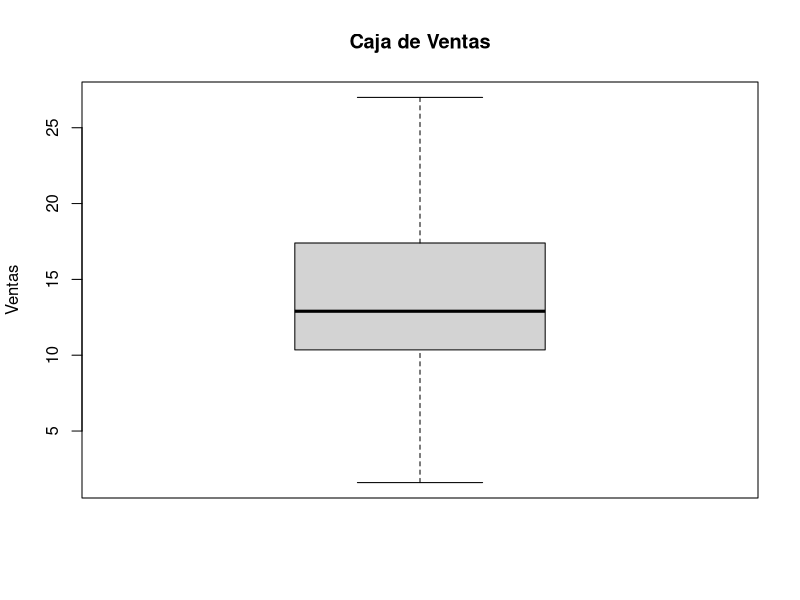

Generate this figure with R: (Note: this script raises an error after producing the figure.)
# Proyecto Final.
# Estudiantes:
# Miguel Colorado 14-10237
# Jose Barrera    15-10123
# Carlos Sivira   15-11377

####################################################################
#Cargando el archivo del proyecto
sales = read.table("datosproy.txt", header = TRUE)
####################################################################
#Pregunta 1

summary(sales)

# Ventas
ventas = sales$ventas
summary(ventas)
sd(ventas)
boxplot(ventas,main="Caja de Ventas",ylab="Ventas")

# Facebook
facebook = sales$facebook
summary(facebook)
sd(facebook)    
boxplot(facebook,main="Caja de Facebook",ylab="Facebook")

# Periodico
periodico = sales$periodico
summary(periodico)
sd(periodico)
boxplot(periodico,main="Caja de Periodico",ylab="Periodico")

# Instagram
instagram = sales$instagram
summary(instagram)
sd(instagram)
boxplot(instagram,main="Caja de Instagram",ylab="Instagram")

# Tv
tv = sales$tv
summary(tv)
sd(tv)
boxplot(tv,main="Caja de Tv",ylab="Tv")

# Ebay
ebay = sales$ebay
summary(ebay)
sd(ebay)
boxplot(ebay,main="Caja de Tv",ylab="Ebay")

# Region
Region = sales$Region
summary(Region)
sd(Region)
boxplot(Region,main="Caja de Region",ylab="Region")

#Desviaciones estandar
sd = c(sd(ventas), sd(facebook), sd(periodico), sd(instagram), sd(tv), sd(ebay), sd(Region));

#Coeficientes de variacion

# Histogramas
hist(ventas,main="Histograma de Ventas",ylab="Frecuencia",xlab="Ventas")
hist(facebook,main="Histograma de Facebook",ylab="Frecuencia",xlab="Facebook")
hist(Periodico,main="Histograma de Periodico",ylab="Frecuencia",xlab="Periodico")
hist(instagram,main="Histograma de Instagram",ylab="Frecuencia",xlab="Instagram")
hist(tv,main="Histograma de Tv",ylab="Frecuencia",xlab="Tv")
hist(ebay,main="Histograma de Ebay",ylab="Frecuencia",xlab="Ebay")
hist(Region,main="Histograma de Region",ylab="Frecuencia",xlab="Region")

# Matriz de Correlacion
variables_cuant = sales[1:7]
sales.cor = cor(variables_cuant)
corrplot(datos.cor)

####################################################################
#Pregunta 2

#Calculo del intervalo de confianza para la media de ventas en la region 1
sales_per_region = sales$ventas[sales$Region == 1]
t.test(sales_per_region, conf.level = 0.95)$conf.int

#Calculo del intervalo de confianza para la media de ventas en la region 2
sales_per_region = sales$ventas[sales$Region == 2]
t.test(sales_per_region, conf.level = 0.95)$conf.int

#Calculo del intervalo de confianza para la media de ventas en la region 3
sales_per_region = sales$ventas[sales$Region == 3]
t.test(sales_per_region, conf.level = 0.95)$conf.int

#Calculo del intervalo de confianza para la media de ventas en la region 4
sales_per_region = sales$ventas[sales$Region == 4]
t.test(sales_per_region, conf.level = 0.95)$conf.int

####################################################################
#Pregunta 3

#1era posible variable independiente: facebook
ml1 = lm(sales$ventas ~ sales$facebook)
plot(sales$facebook, sales$ventas, main = "Ventas en función de la publicidad en Facebook", xlab = "Publicidad en Facebook", ylab = "Ventas")
abline(ml1)
summary(ml1)
plot(ml1, main = "Modelo 2.1")

#2da posible variable independiente: periodico
ml2 = lm(sales$ventas ~ sales$periodico)
plot(sales$periodico, sales$ventas, main = "Ventas en función de la publicidad en Periodico", xlab = "Publicidad en Periodico", ylab = "Ventas")
abline(ml2)
summary(ml2)
plot(ml2, main = "Modelo 2.2")

#3era posible variable independiente: instagram
ml3 = lm(sales$ventas ~ sales$instagram)
plot(sales$instagram, sales$ventas, main = "Ventas en función de la publicidad en Instagram", xlab = "Publicidad en Instagram", ylab = "Ventas")
abline(ml3)
summary(ml3)
plot(ml3, main = "Modelo 2.3")

#4ta posible variable independiente: tv
ml4 = lm(sales$ventas ~ sales$tv)
plot(sales$tv, sales$ventas, main = "Ventas en función de la publicidad en TV", xlab = "Publicidad en Television", ylab = "Ventas")
abline(ml4)
summary(ml4)
plot(ml4, main = "Modelo 2.4")

#5ta posible variable independiente: ebay
ml5 = lm(sales$ventas ~ sales$ebay)
plot(sales$ebay, sales$ventas, main = "Ventas en función de la publicidad en Ebay", xlab = "Publicidad en Ebay", ylab = "Ventas")
abline(ml5)
summary(ml5)
plot(ml5, main = "Modelo 2.5")

#6ta posible variable independiente: region
ml6 = lm(sales$ventas ~ sales$Region)
plot(sales$Region, sales$ventas, main = "Ventas en función de la Region", xlab = "Publicidad en FB", ylab = "Ventas")
abline(ml6)
summary(ml6)
plot(ml6, main = "Modelo 2.6")
####################################################################
#Pregunta 4
mlm1 = lm(sales$ventas ~ sales$facebook + sales$periodico + sales$instagram + sales$tv + sales$ebay)
summary(mlm1)
#plot(mlm1, main = "Modelo multiple 1")

mlm2 = lm(sales$ventas ~ sales$facebook + sales$periodico + sales$instagram + sales$tv)
summary(mlm2)
#plot(mlm2, main = "Modelo multiple 2")

mlm3 = lm(sales$ventas ~ sales$facebook + sales$periodico + sales$instagram)
summary(mlm3)
#plot(mlm3, main = "Modelo multiple 3")

mlm4 = lm(sales$ventas ~ sales$facebook + sales$instagram)
summary(mlm4)
#plot(mlm4, main = "Modelo multiple 4")

####################################################################
#Pregunta 5

#Se obtienen las ventas de la primera region
sales_per_region = sales$ventas[sales$Region == 1]

#Se define la hipotesis nula como m0 igual a 150
m0 = 150
#La hipotesis alternativa sera que m0 es mayor a 150

#Se obtiene el tama?o de la muestra (grande 49>30)
n = length(sales_per_region)
#Se obtiene la media de la muestra
sample_mean = mean(sales_per_region)
#Se obtiene la media de la muestra
standard_deviation = sd(sales_per_region)

#Se calcula el estadistico Z por tratarse de una muestra grande
#z = ((sample_mean - m0) / (standard_deviation / sqrt(n)))

#Se obtiene el p-valor asociado a Z
#p_value = pnorm(Z, lower.tail=FALSE)
#p_value

#Se realiza el estudio de las las hipotesis propuestas
#t.test(sales_per_region, alternative = "upper", mu = 150, conf.level = 0.99)
####################################################################
#Pregunta 6

pesosNuevos <- data.frame(peso = c(43, 55, 70, 90, 65))
puntos<- data.frame(peso = seq(min(peso), max(peso), by = 0.5)) #Necesitamos para las bandas de confianza/predicción porque si no, se ven horribles y no se entiende nada
ml1 <- lm(estatura~peso)

#Valores predecidos para los puntos dados
predict(ml1, pesosNuevos, interval = "predict")

#Graficamos el modelo y las bandas de confianza/predicción para un 95% de confianza
plot(peso, estatura, xlab = "Peso de los estudiantes", ylab = "Estatura de los estudiantes", main = "Estatura de los estudiantes en función del peso")
abline(ml1)

#Graficamos los intervalos de predicción
ip <- predict(ml1, puntos, interval = "predict")
lines(puntos$peso, ip[,2], lty = 2, col = "dodgerblue")
lines(puntos$peso, ip[,3], lty = 2, col = "dodgerblue") 

#Graficamos los intervalos de confianza
ic <- predict(ml1, puntos, interval = "confidence")
lines(puntos$peso, ic[,2], lty = 2)
lines(puntos$peso, ic[,3], lty = 2)
####################################################################
#Pregunta 7
####################################################################
#Pregunta 8
####################################################################
